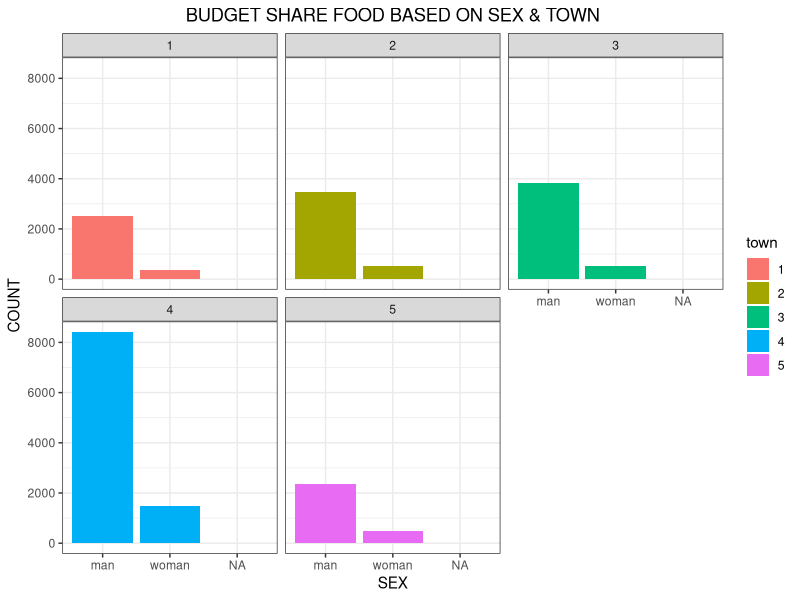
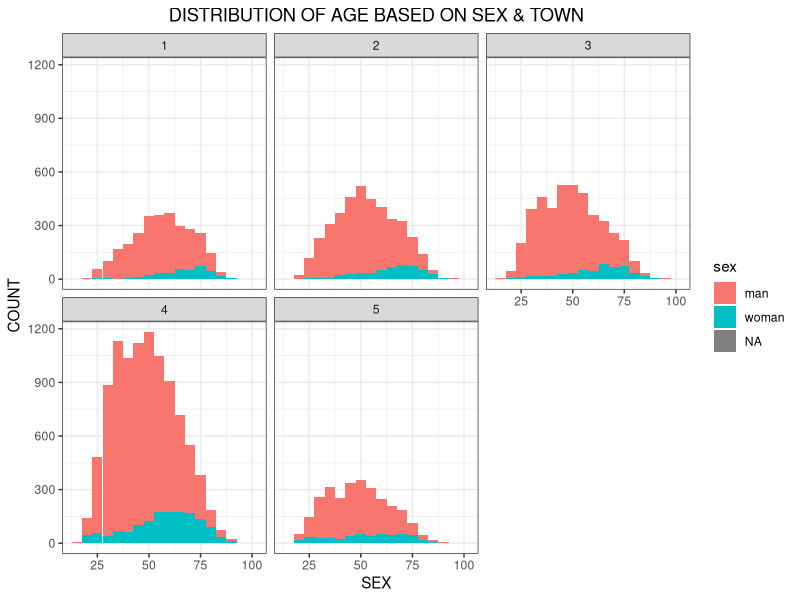
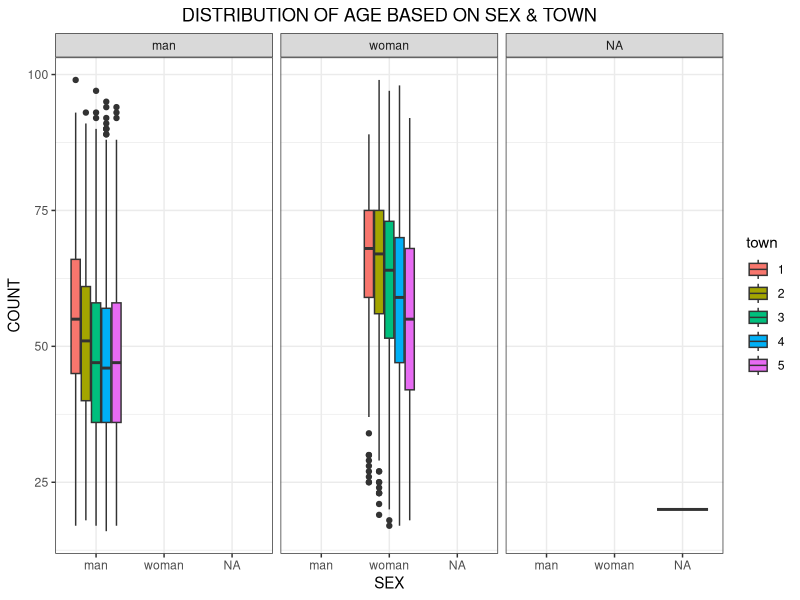
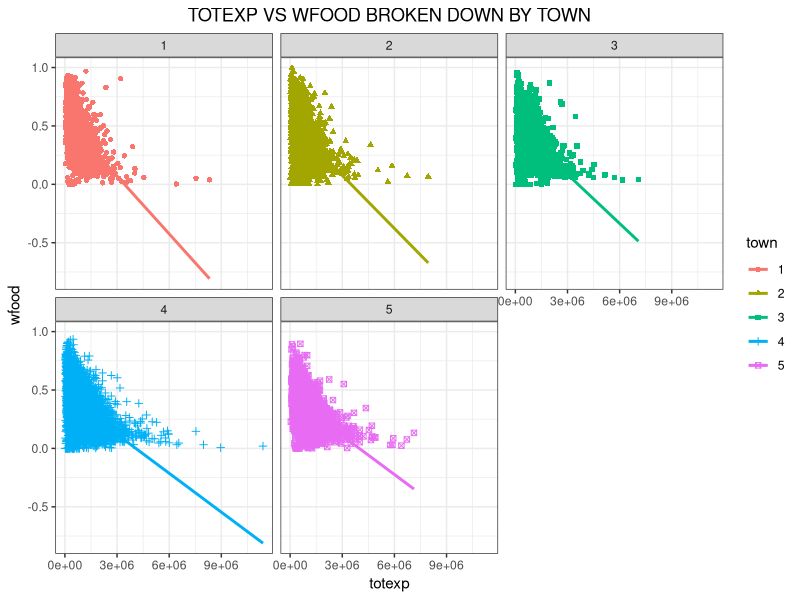

Generate these figures, in order, with R:
getwd()

library(ggplot2)

################################################################################
################################################################################


bsfsh_data <- read.csv("DataSet/dataset_budget_share_food_spanish_households.csv")
View(bsfsh_data)
head(bsfsh_data)

table <- table(bsfsh_data$size)
View(table)


######Categorical---data
#town
#sex
#size

#####continuous---data
#age
#totexp
#wfood

###ggplot2 - Bar Plot: (Use dataset_budget_share_Food_Spanish_Households.csv)###
####ggplot(dataset_name, aes(x=categorical, fill=categorical)) + facet_wrap(~categorical) + theme_bw() + geom_bar(position="dodge")

bsfsh_data$sex <- as.factor(bsfsh_data$sex)
bsfsh_data$town <- as.factor(bsfsh_data$town)

ggplot(bsfsh_data, aes(x=sex, fill=town)) + facet_wrap(~town) + theme_bw() + geom_bar(position="dodge")  + 
      labs(x="SEX", y="COUNT", title = "BUDGET SHARE FOOD BASED ON SEX & TOWN") + theme(plot.title = element_text(hjust = 0.5))


###ggplot2 - Histogram: (Use dataset_budget_share_Food_Spanish_Households.csv)

###ggplot(dataset_name, aes(x=continuous, fill=categorical)) + theme_bw() + facet_wrap(~categorical) + geom_histogram(binwidth=5)

ggplot(bsfsh_data, aes(x=age, fill=sex)) + theme_bw() + facet_wrap(~town) + geom_histogram(binwidth=5) + 
  labs(x="SEX", y="COUNT", title = "DISTRIBUTION OF AGE BASED ON SEX & TOWN") + theme(plot.title = element_text(hjust = 0.5))


###ggplot2 - Box Plot: (Use dataset_budget_share_Food_Spanish_Households.csv)

##ggplot(dataset_name, aes(x=categorical, y=continuous, fill=categorical)) + theme_bw() + facet_wrap(~categorical) + geom_boxplot()

ggplot(bsfsh_data, aes(x=sex, y=age, fill=town)) + theme_bw() + facet_wrap(~sex) + geom_boxplot() + 
  labs(x="SEX", y="COUNT", title = "DISTRIBUTION OF AGE BASED ON SEX & TOWN") + theme(plot.title = element_text(hjust = 0.5))

##ggplot2 - Scatter Plot: (Use dataset_budget_share_Food_Spanish_Households.csv)

##ggplot(dataset_name, aes(x=continuous, y=continuous, shape=categorical, col=categorical)) + 
  ##facet_wrap(~categorical) + theme_bw() + geom_point() + geom_smooth(method="lm",se=F)


ggplot(bsfsh_data, aes(x=totexp, y=wfood, shape=town, col=town)) + 
  facet_wrap(~town) + theme_bw() + geom_point() + geom_smooth(method="lm",se=F) + 
  labs(x="totexp", y="wfood", title = "TOTEXP VS WFOOD BROKEN DOWN BY TOWN") + theme(plot.title = element_text(hjust = 0.5))
